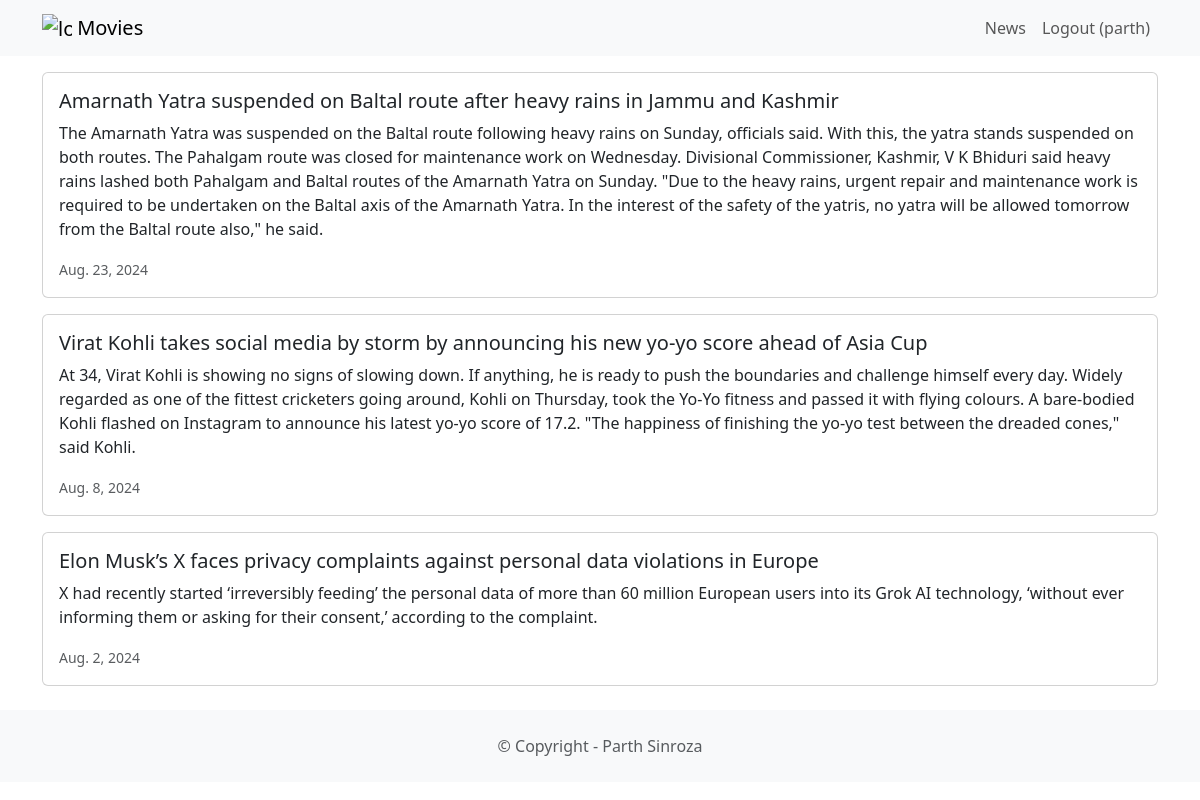
Page /news/ (signed in) on the committed database.
### news/models.py (models this page shows, shortened)
class News(models.Model):
    headline = models.CharField(max_length=200)
    body = models.TextField()
    date = models.DateField()

### news/views.py (the view)
# urls.py: path('news/',include('news.urls')),
def news(request):
    newss = News.objects.all().order_by('-date')
    return render(request,'news.html',{'newss':newss})

### news/templates/news.html
{% extends 'main.html' %}
{% block content %}
{% for i in newss %}
<div class="card mb-3">
	<div class="row g-0">
		<div>
			<div class="card-body">
				<h5 class="card-title">
					{{ i.headline }}
				</h5>
				<p class="card-text">
					{{ i.body }}
				</p>
				<p class="card-text">
					<small class="text-muted">
					{{ i.date }}
					</small>
				</p>
			</div>
		</div>
	</div>
</div>
{% endfor %}
{% endblock %}

### moviereviews/templates/main.html (shortened to what this page needs)
<!DOCTYPE html>
<html>
	<head>
		<link href="https://cdn.jsdelivr.net/npm/bootstrap@5.3.3/dist/css/bootstrap.min.css" rel="stylesheet">
	</head>
	<body>
		<nav class="navbar navbar-expand-lg navbar-light bg-light mb-3">
			<div class="container">
				<a class="navbar-brand" href="{% url 'home' %}">
                    {% load static %}
                    <img src="{% static 'images/movie.png' %}" width="30" height="24" class="d-inline-block align-text-top" alt="logo">
                    Movies</a>
				<div class="collapse navbar-collapse" id="navbarNavAltMarkup">
					<div class="navbar-nav ms-auto">
						<a class="nav-link" href="{% url 'news' %}">News</a>
						{% if user.is_authenticated %}
							<a class="nav-link" href="{% url 'logout' %}">Logout ({{ user.username }})</a>
						{% else %}
							<a class="nav-link" href="{% url 'login' %}">Login</a>
							<a class="nav-link" href="{% url 'signup' %}">Sign Up</a>
						{% endif %}
					</div>
				</div>
			</div>
		</nav>
		<div class="container">
			{% block content %}
			{% endblock content %}
		</div>
        <footer class="text-center text-lg-start bg-light text-muted mt-4">
            <div class="text-center p-4">
                © Copyright - Parth Sinroza
            </div>
        </footer>
	</body>
</html>

### rows in the picture
News: headline "Amarnath Yatra suspended on Baltal route after heavy rains in Jammu and Kashmir", body "The Amarnath Yatra was suspended on the Baltal route following heavy rains on Sunday, officials said. With this, the yatra stands suspended on both routes. The Pahalgam route was closed for maintenance work on Wednesday. Divisional Commissioner, Kashmir, V K Bhiduri said heavy rains lashed both Pahalgam and Baltal routes of the Amarnath Yatra on Sunday. \"Due to the heavy rains, urgent repair and maintenance work is required to be undertaken on the Baltal axis of the Amarnath Yatra. In the interest of the safety of the yatris, no yatra will be allowed tomorrow from the Baltal route also,\" he said.", date "Aug. 23, 2024"
News: headline "Virat Kohli takes social media by storm by announcing his new yo-yo score ahead of Asia Cup", body "At 34, Virat Kohli is showing no signs of slowing down. If anything, he is ready to push the boundaries and challenge himself every day. Widely regarded as one of the fittest cricketers going around, Kohli on Thursday, took the Yo-Yo fitness and passed it with flying colours. A bare-bodied Kohli flashed on Instagram to announce his latest yo-yo score of 17.2. \"The happiness of finishing the yo-yo test between the dreaded cones,\" said Kohli.", date "Aug. 8, 2024"
News: headline "Elon Musk’s X faces privacy complaints against personal data violations in Europe", body "X had recently started ‘irreversibly feeding’ the personal data of more than 60 million European users into its Grok AI technology, ‘without ever informing them or asking for their consent,’ according to the complaint.", date "Aug. 2, 2024"

### other values in the picture
{{ user.username }} "parth"
